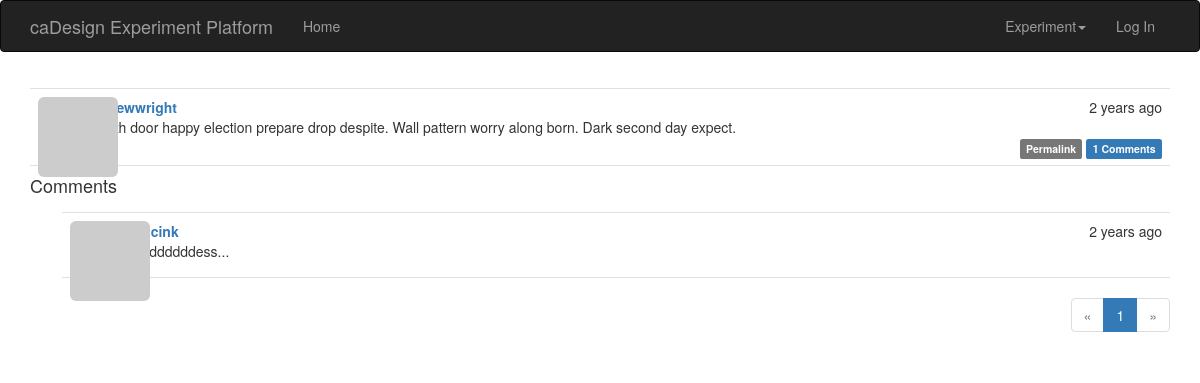
The page /post/2 on the database as committed earlier.
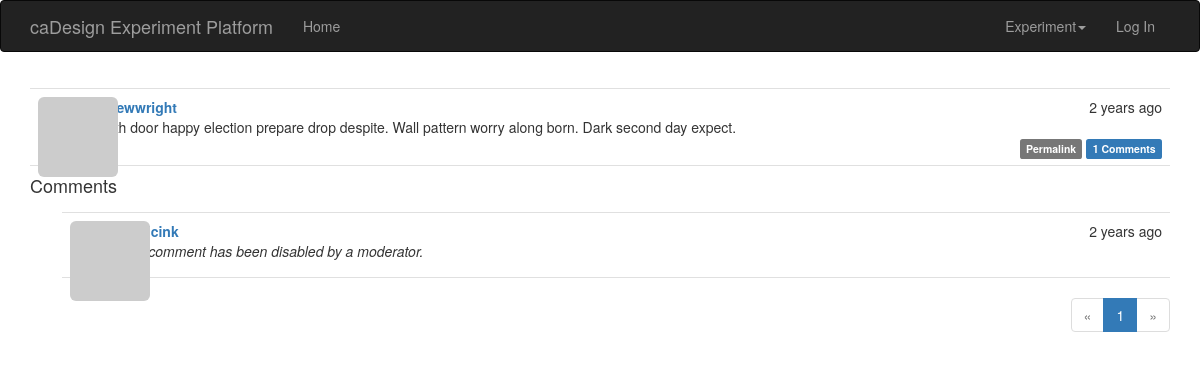
The same page on the database as committed later.
### app/models.py (models this page shows, shortened)
class Comment(db.Model):
    __tablename__ = 'comments'
    id = db.Column(db.Integer, primary_key=True)
    body = db.Column(db.Text)
    body_html = db.Column(db.Text)
    timestamp = db.Column(db.DateTime, index=True, default=datetime.utcnow)
    disabled = db.Column(db.Boolean)
    author_id = db.Column(db.Integer, db.ForeignKey('users.id'))
    post_id = db.Column(db.Integer, db.ForeignKey('posts.id'))

### app/main/views.py (the view, shortened to what this page needs)
@main.route('/post/<int:id>', methods=['GET', 'POST'])
def post(id):
    post = Post.query.get_or_404(id)
    form = CommentForm()
    page = request.args.get('page', 1, type=int)
    if page == -1:
        page = (post.comments.count() - 1) // \
            current_app.config['FLASKY_COMMENTS_PER_PAGE'] + 1
    pagination = post.comments.order_by(Comment.timestamp.asc()).paginate(
        page, per_page=current_app.config['FLASKY_COMMENTS_PER_PAGE'],
        error_out=False)
    comments = pagination.items
    return render_template('post.html', posts=[post], form=form,
                           comments=comments, pagination=pagination)

### app/auth/views.py (called while the page is built)
@auth.before_app_request
def before_request():
    if current_user.is_authenticated:
        current_user.ping()
        if not current_user.confirmed \
                and request.endpoint \
                and request.blueprint != 'auth' \
                and request.endpoint != 'static':
            return redirect(url_for('auth.unconfirmed'))

### app/main/__init__.py (called while the page is built)
@main.app_context_processor
def inject_permissions():
    return dict(Permission=Permission)

### app/main/views.py (called while the page is built)
@main.after_app_request
def after_request(response):
    for query in get_debug_queries():
        if query.duration >= current_app.config['FLASKY_SLOW_DB_QUERY_TIME']:
            current_app.logger.warning(
                'Slow query: %s\nParameters: %s\nDuration: %fs\nContext: %s\n'
                % (query.statement, query.parameters, query.duration,
                   query.context))
    return response

### app/models.py (called while the page is built)
    def gravatar_hash(self):
        return hashlib.md5(self.email.lower().encode('utf-8')).hexdigest()

    def can(self, permissions):
        return False

    def is_administrator(self):
        return False

### app/templates/post.html (shortened to what this page needs)
{% extends "base.html" %}
{% import "bootstrap/wtf.html" as wtf %}
{% import "_macros.html" as macros %}
{% block page_content %}
{% include '_posts.html' %}
<h4 id="comments">Comments</h4>
{% include '_comments.html' %}
{% if pagination %}
<div class="pagination">
    {{ macros.pagination_widget(pagination, '.post', fragment='#comments', id=posts[0].id) }}
</div>
{% endif %}
{% endblock %}

### app/templates/_comments.html (shortened to what this page needs)
<ul class="comments">
    {% for comment in comments %}
    <li class="comment">
        <div class="comment-thumbnail">
            <a href="{{ url_for('.user', username=comment.author.username) }}">
                <img class="img-rounded profile-thumbnail" src="{{ comment.author.gravatar(size=40) }}">
            </a>
        </div>
        <div class="comment-content">
            <div class="comment-date">{{ moment(comment.timestamp).fromNow() }}</div>
            <div class="comment-author"><a href="{{ url_for('.user', username=comment.author.username) }}">{{ comment.author.username }}</a></div>
            <div class="comment-body">
                {% if comment.disabled %}
                <p><i>This comment has been disabled by a moderator.</i></p>
                {% endif %}
                {% if moderate or not comment.disabled %}
                    {% if comment.body_html %}
                        {{ comment.body_html | safe }}
                    {% else %}
                        {{ comment.body }}
                    {% endif %}
                {% endif %}
            </div>
        </div>
    </li>
    {% endfor %}
</ul>

Rows that differ between the two databases and show on the page:
changed Comment: body_html "goddddddddess..." → (not shown); now shows "This comment has been disabled by a moderator."
